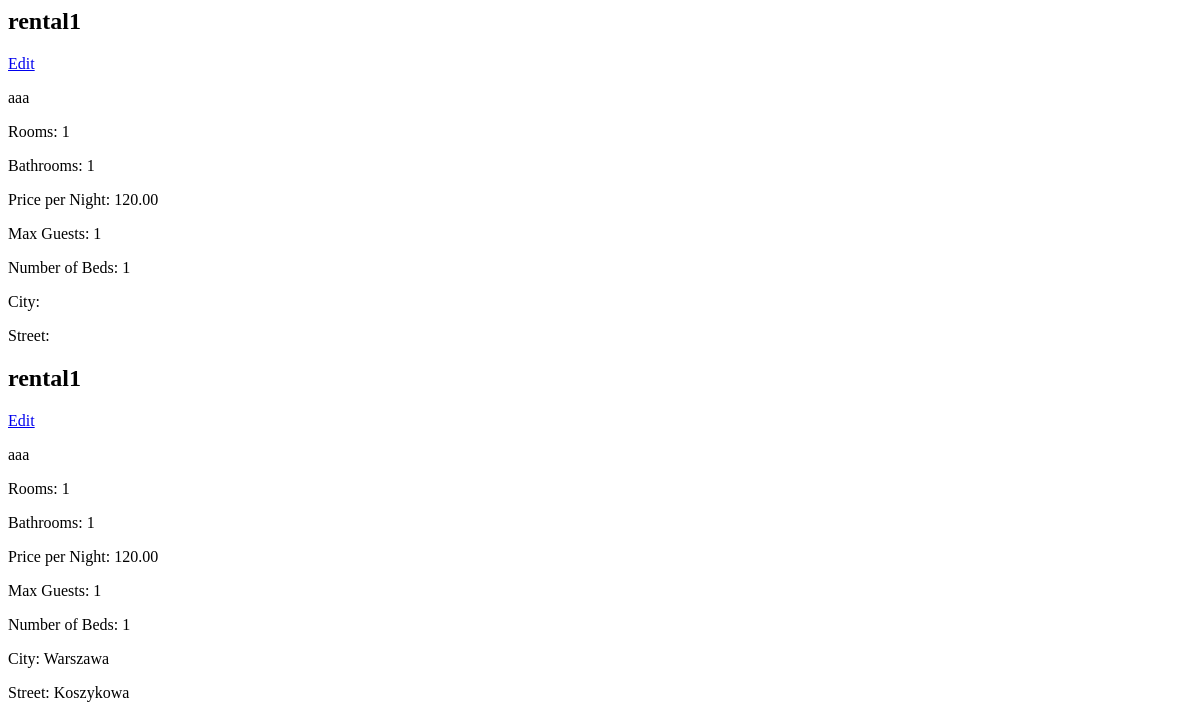
Before: /list_rentals/ (signed in) with the older database file.
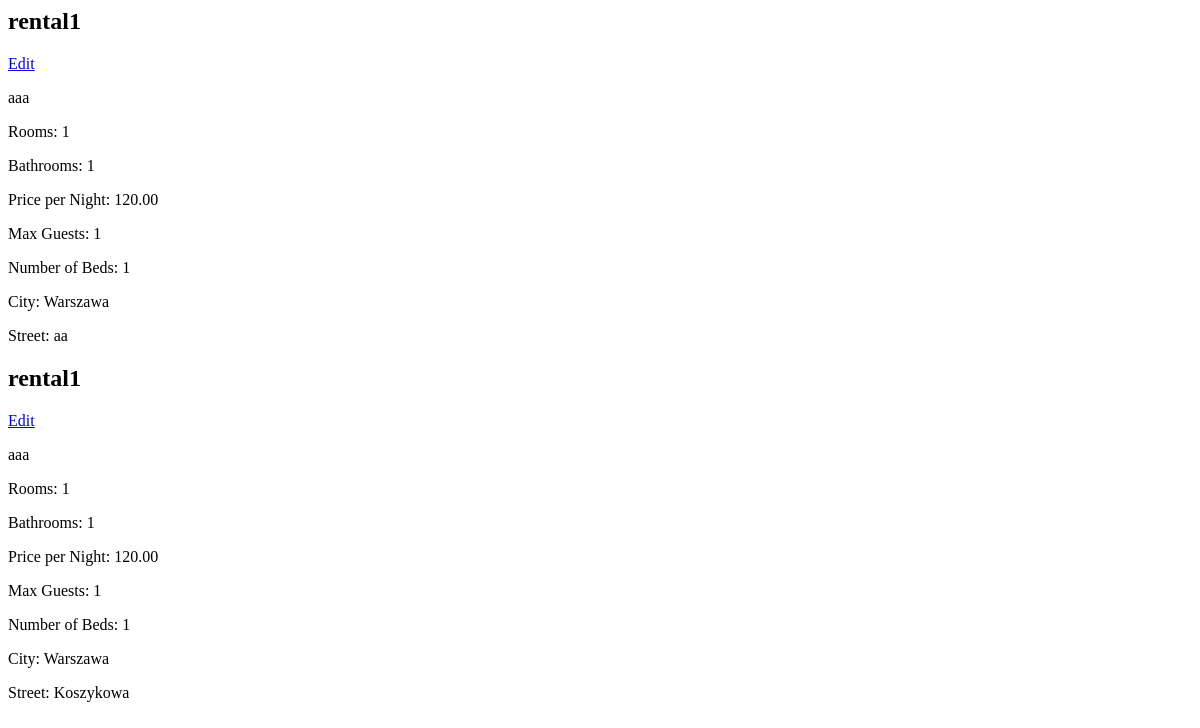
After: the same page with the newer database file.
### add_rentals/models.py (models this page shows)
class Rental(models.Model):
    user = models.ForeignKey(User, on_delete=models.CASCADE)
    name = models.CharField(max_length=100)
    description = models.TextField(max_length=500)
    number_of_rooms = models.IntegerField()
    number_of_bathrooms = models.IntegerField()
    price_per_night = models.DecimalField(max_digits=6, decimal_places=2)
    max_guests = models.IntegerField()
    number_of_beds = models.IntegerField()
    address_city = models.CharField(max_length=100)
    address_street = models.CharField(max_length=100)

### add_rentals/views.py (the view)
# urls.py: path('list_rentals/', views.list_rentals, name='list_rentals'),
@login_required
def list_rentals(request):
    rentals = Rental.objects.filter(user=request.user)
    return render(request, 'list_rentals.html', {'rentals': rentals})

### add_rentals/templates/list_rentals.html (shortened to what this page needs)
{% for rental in rentals %}
<div>
    <h2>{{ rental.name }}</h2>
    <a href="{% url 'edit_rental' rental.id %}">Edit</a>
    <p>{{ rental.description }}</p>
    <p>Rooms: {{ rental.number_of_rooms }}</p>
    <p>Bathrooms: {{ rental.number_of_bathrooms }}</p>
    <p>Price per Night: {{ rental.price_per_night }}</p>
    <p>Max Guests: {{ rental.max_guests }}</p>
    <p>Number of Beds: {{ rental.number_of_beds }}</p>
    <p>City: {{ rental.address_city }}</p>
    <p>Street: {{ rental.address_street }}</p>
</div>
{% empty %}
    <p>You haven't created any rentals yet :(</p>
    <a href="{% url 'add_rental' %}">Click here to create a new rental.</a>
{% endfor %}

Changed rows visible on the page:
changed Rental (number 1 of 2 on the later page): address_city (not shown) → "Warszawa"; address_street (not shown) → "aa"
